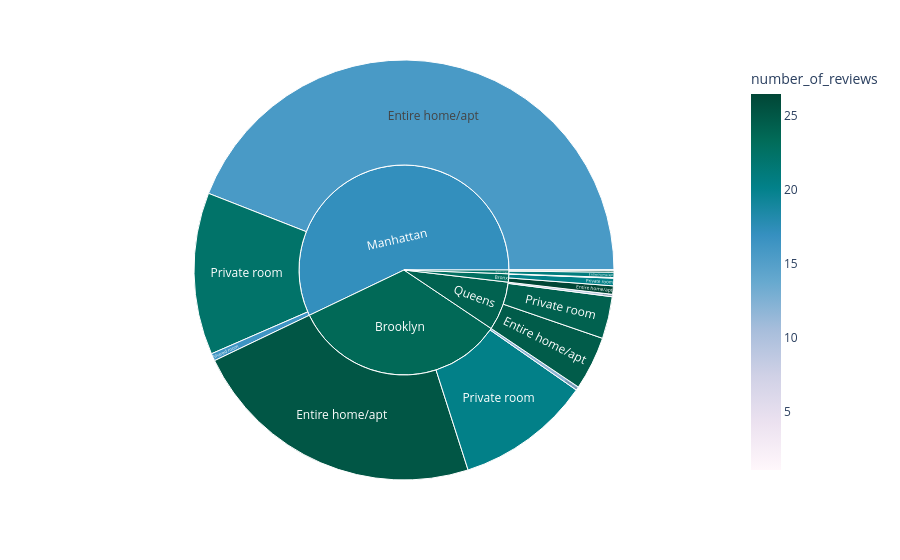

Write notebook code for a chart like this one.
### Code cell
#sunburst chart
fig = px.sunburst(
    df_cleaned,
    path=['neighbourhood_group', 'room_type'],
    values='price',
    color='number_of_reviews',
    color_continuous_scale='PuBuGn'
)
fig.show()

### Figure 1 — Plotly figure (JSON) as saved in the notebook; plotly's stock layout.template omitted (floating-point values rounded to 4 significant figures)
{"data": [{"branchvalues": "total", "customdata": [[26.5], [25.17], [15.71], [24.68], [20.96], [20.28], [20.24], [22.25], [24.23], [26.14], [4.839], [11.83], [16.41], [9.356], [1.048], [22.87], [23.53], [17.15], [24.12], [22.14]], "domain": {"x": [0, 1], "y": [0, 1]}, "hovertemplate": "labels=%{label}<br>price=%{value}<br>parent=%{parent}<br>id=%{id}<br>number_of_reviews=%{color}<extra></extra>", "ids": ["Bronx/Entire home/apt", "Brooklyn/Entire home/apt", "Manhattan/Entire home/apt", "Queens/Entire home/apt", "Staten Island/Entire home/apt", "Bronx/Private room", "Brooklyn/Private room", "Manhattan/Private room", "Queens/Private room", "Staten Island/Private room", "Bronx/Shared room", "Brooklyn/Shared room", "Manhattan/Shared room", "Queens/Shared room", "Staten Island/Shared room", "Bronx", "Brooklyn", "Manhattan", "Queens", "Staten Island"], "labels": ["Entire home/apt", "Entire home/apt", "Entire home/apt", "Entire home/apt", "Entire home/apt", "Private room", "Private room", "Private room", "Private room", "Private room", "Shared room", "Shared room", "Shared room", "Shared room", "Shared room", "Bronx", "Brooklyn", "Manhattan", "Queens", "Staten Island"], "marker": {"coloraxis": "coloraxis", "colors": [26.5, 25.17, 15.71, 24.68, 20.96, 20.28, 20.24, 22.25, 24.23, 26.14, 4.839, 11.83, 16.41, 9.356, 1.048, 22.87, 23.53, 17.15, 24.12, 22.14]}, "name": "", "parents": ["Bronx", "Brooklyn", "Manhattan", "Queens", "Staten Island", "Bronx", "Brooklyn", "Manhattan", "Queens", "Staten Island", "Bronx", "Brooklyn", "Manhattan", "Queens", "Staten Island", "", "", "", "", ""], "type": "sunburst", "values": [48250, 1703898, 3287452, 308218, 30597, 43546, 774517, 931291, 241888, 11711, 3458, 20868, 42709, 13666, 517, 95254, 2499283, 4261452, 563772, 42825]}], "layout": {"autosize": true, "coloraxis": {"colorbar": {"title": {"text": "number_of_reviews"}}, "colorscale": [[0, "rgb(255,247,251)"], [0.125, "rgb(236,226,240)"], [0.25, "rgb(208,209,230)"], [0.375, "rgb(166,189,219)"], [0.5, "rgb(103,169,207)"], [0.625, "rgb(54,144,192)"], [0.75, "rgb(2,129,138)"], [0.875, "rgb(1,108,89)"], [1, "rgb(1,70,54)"]]}, "legend": {"tracegroupgap": 0}, "margin": {"t": 60}}}
